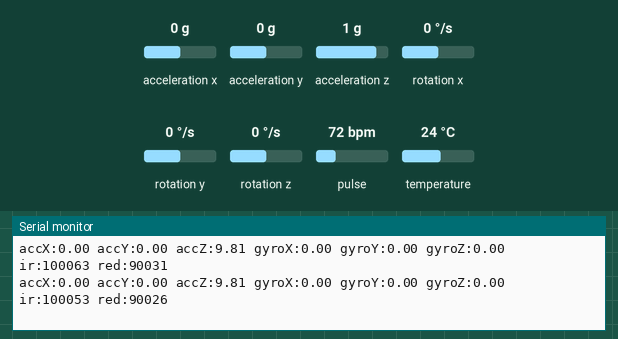
A sketch run on a simulated ESP8266 (NodeMCU). Shown: the last lines printed to the serial monitor. The test bench sets the inputs (shaded band); at power-on: acceleration x 0 g, acceleration y 0 g, acceleration z 1 g, rotation x 0 °/s, rotation y 0 °/s, rotation z 0 °/s, pulse 72 bpm, temperature 24 °C.

Above: at 2.2 s.
2.3 s: acceleration x set to -1.4 g
At 3.4 s:
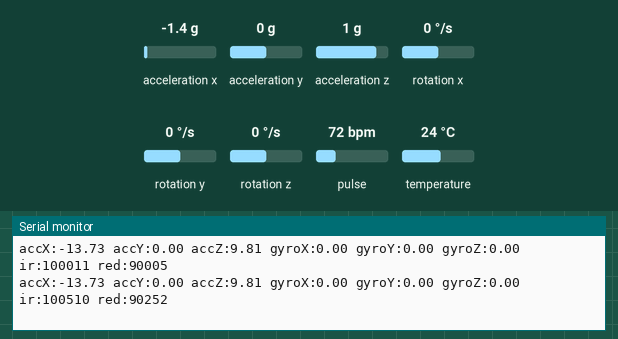
3.8 s: acceleration y set to -1.4 g
At 4.4 s:
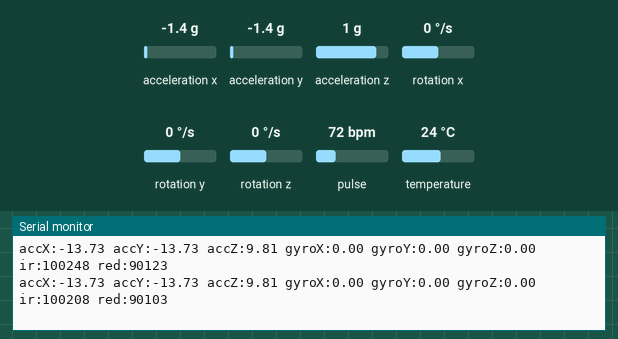
5.3 s: acceleration z set to -1.4 g
At 6.3 s:
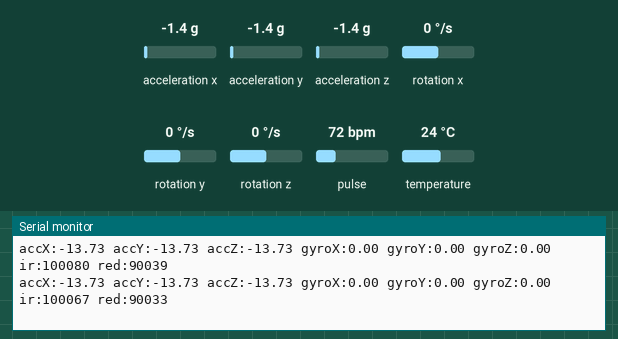
6.8 s: rotation x set to -192 °/s
At 7.6 s:
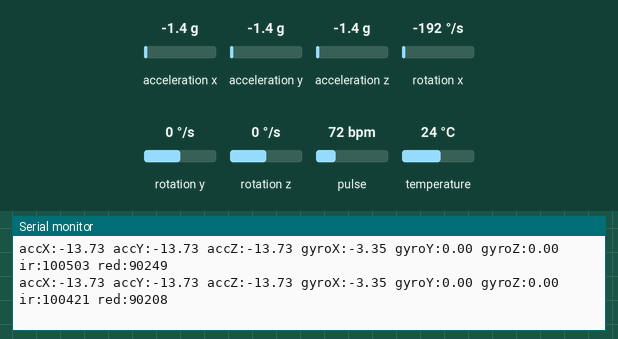
8.3 s: rotation y set to -192 °/s
At 9.1 s:
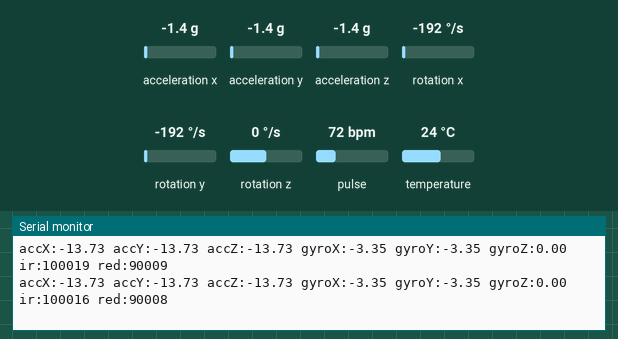

The sketch:

ppg_imu.ino
```cpp
#include <Wire.h>
#include <Adafruit_MPU6050.h>
#include <Adafruit_Sensor.h>
#include "MAX30105.h"   // MAX30102용 라이브러리

Adafruit_MPU6050 mpu;
MAX30105 ppg;   // MAX30102도 MAX30105 클래스로 사용

void setup() {
  Serial.begin(115200);
  delay(1000);

  // ESP8266 I2C 초기화: (SDA, SCL)
  Wire.begin(D2, D1);

  // ===== MPU6050 초기화 =====
  if (!mpu.begin(0x68)) {   // I2C 스캐너에서 주소 확인 후 필요시 수정
    Serial.println("MPU6050를 찾지 못했습니다. 배선/I2C 주소 확인!");
    while (1) {
      delay(1000);
    }
  }
  Serial.println("MPU6050 초기화 완료");

  mpu.setAccelerometerRange(MPU6050_RANGE_4_G);
  mpu.setGyroRange(MPU6050_RANGE_500_DEG);
  mpu.setFilterBandwidth(MPU6050_BAND_21_HZ);

  // ===== MAX30102 초기화 =====
  if (!ppg.begin(Wire, I2C_SPEED_FAST)) {  // 기본 주소 0x57
    Serial.println("MAX30102를 찾지 못했습니다. 배선/I2C 주소 확인!");
    while (1) {
      delay(1000);
    }
  }
  Serial.println("MAX30102 초기화 완료");

  // 심박 측정용 기본 설정
  ppg.setup();                   // 기본 설정값 사용
  ppg.setPulseAmplitudeRed(0x0A); // Red LED (SpO2 등 쓸 때)
  ppg.setPulseAmplitudeIR(0x3F);  // IR LED 세기 (맥파용)
  ppg.setPulseAmplitudeGreen(0x00); // Green LED 사용 안 함
}

void loop() {
  // ===== MPU6050 데이터 읽기 =====
  sensors_event_t accel, gyro, temp;
  mpu.getEvent(&accel, &gyro, &temp);

  // ===== MAX30102 데이터 읽기 =====
  long irValue  = ppg.getIR();   // IR 채널 (맥파)
  long redValue = ppg.getRed();  // Red 채널 (필요시 사용)

  // ===== Serial Plotter용 출력 형식 =====
  // "label value" 형식으로 여러 개 한 줄에 출력하면
  // Arduino Serial Plotter에서 채널별로 그래프가 나뉨.

  Serial.print("accX:");
  Serial.print(accel.acceleration.x);
  Serial.print(" accY:");
  Serial.print(accel.acceleration.y);
  Serial.print(" accZ:");
  Serial.print(accel.acceleration.z);

  Serial.print(" gyroX:");
  Serial.print(gyro.gyro.x);
  Serial.print(" gyroY:");
  Serial.print(gyro.gyro.y);
  Serial.print(" gyroZ:");
  Serial.print(gyro.gyro.z);

  Serial.print(" ir:");
  Serial.print(irValue);
  Serial.print(" red:");
  Serial.print(redValue);

  Serial.println(); // 한 줄 끝

  delay(20);  // ≈ 50Hz 출력 (너무 빨라서 WDT 걸리는 것 방지)
}
```

Measured:
- after the input at 2.3 s, the serial monitor: prints a new line at once (image 1)
